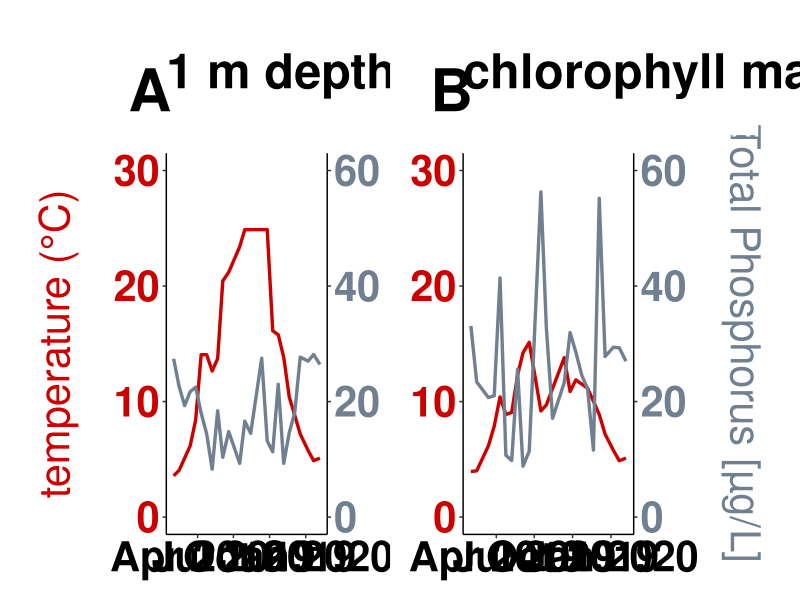

Write the R code that produced this figure.
## ---- chunk 1
knitr::opts_chunk$set(echo = TRUE)

#loading packages
library(readr)
library(here)
library(ggplot2)
library(reshape2)
library(cowplot)

Sys.setlocale("LC_ALL", "English")

TN_TP_Temp <- read.csv(here("01_Data","TN_TP_Temp_relBio_phytoplankton_ROT19.csv"), header = TRUE , sep = ";" , stringsAsFactors = FALSE, na.strings = "#NV")

#note: data frame includes two different depths: surface water (A) and chlorophyll maximum depth (B)

#separating surface water (surface) and chlorophyll maximum depth (chlorMax)

TN_TP_Temp_surface <- TN_TP_Temp[1:25,]

TN_TP_Temp_chlorMax <- TN_TP_Temp[26:49,]



#setting sampling dates

datesA <- c("2019-01-30","2019-02-13", "2019-02-27", "2019-03-13", "2019-03-27", "2019-04-10", "2019-04-24",
                       "2019-05-08", "2019-05-22", "2019-06-04", "2019-06-19", "2019-07-17", "2019-07-30", "2019-08-14",
                       "2019-09-11", "2019-09-25", "2019-10-09", "2019-10-23", "2019-11-06","2019-11-20", "2019-12-04",
                       "2019-12-18", "2020-01-07", "2020-01-21", "2020-02-06")

rownames(TN_TP_Temp_surface) <- datesA

TN_TP_Temp_surface$date <- as.Date(rownames(TN_TP_Temp_surface), "%Y-%m-%d")


datesB <- c("2019-01-30", "2019-02-13", "2019-03-13","2019-03-27", "2019-04-10", "2019-04-24", "2019-05-08",
                       "2019-05-22", "2019-06-04", "2019-06-19", "2019-07-17", "2019-07-30", "2019-08-14", "2019-09-11",
                       "2019-09-25", "2019-10-09", "2019-10-23", "2019-11-06","2019-11-20", "2019-12-04","2019-12-18",
                       "2020-01-07", "2020-01-21", "2020-02-06")

rownames(TN_TP_Temp_chlorMax) <- datesB

TN_TP_Temp_chlorMax$date <- as.Date(rownames(TN_TP_Temp_chlorMax), "%Y-%m-%d")


#reshape data frames

Temp_A <- melt(subset(TN_TP_Temp_surface, select= c(date,Temp_C)),id.var="date")

TP_A <- melt(subset(TN_TP_Temp_surface, select= c(date,Total_Phosphor_ugL)),id.var="date")


Temp_B <- melt(subset(TN_TP_Temp_chlorMax, select= c(date,Temp_C)),id.var="date")

TP_B <- melt(subset(TN_TP_Temp_chlorMax, select= c(date,Total_Phosphor_ugL)),id.var="date")

## ---- chunk 2

# surface water

TP_Temp_surface <- ggplot() + ggtitle("1 m depth", subtitle= "1 m depth")+
  geom_line(data= Temp_A[!is.na(Temp_A$value),], aes(x=date,y=value),color= "red3",  linewidth= 1.15)+ 
  geom_line(data= TP_A, aes(x=date,y=(value/2)),color= "slategray",  linewidth= 1.15)+ 
  scale_y_continuous("temperature (°C)", position = "left", sec.axis = dup_axis((~ .*2 ), name= "Total Phosphorus [µg/L]"))+
  annotate("text",y= 37, x= as.Date("2018-12-01"),label="A", size=15, fontface=2, color="black")+
  coord_cartesian(ylim=c(0,30),x=as.Date(c("2019-01-30", "2020-02-06")),clip="off")+
  xlab(NULL)+
  theme(axis.line = element_line(colour = "black"),
        plot.title= element_text(size=35, face= "bold"),
        plot.subtitle= element_text(size=30, color="white"),
        panel.background = element_blank(),
        axis.line.x =element_line(color="black"),
        axis.text.x = element_text(size=30,color='black', face="bold"),
        axis.text.y.left = element_text(size=30,color='red3', face="bold"),
        axis.title.y.left = element_text(size=30,color='red3', margin=margin(r=25)),
        axis.text.y.right = element_text(size=30,color='slategray', face="bold"),
        axis.title.y.right = element_blank(),
        #axis.line.y.right = element_blank(),
        #axis.ticks.y.right=element_blank(),
        legend.position = "none",
        strip.background = element_blank(),
        strip.placement = "outside",
        plot.margin = unit(c(1.35,0.25,0.5,1), "cm"))



#chlorophyll maximum depth

TP_Temp_chlorMax <- ggplot() + ggtitle("chlorophyll maximum depth", subtitle= "chlorophyll maximum depth")+
  geom_line(data= Temp_B[!is.na(Temp_B$value),], aes(x=date,y=value),color= "red3",  linewidth= 1.15)+ 
  geom_line(data= TP_B, aes(x=date,y=(value/2)),color= "slategray",  linewidth= 1.15)+ 
  scale_y_continuous("temperature (°C)", position = "left", sec.axis = dup_axis((~ .*2 ), name= "Total Phosphorus [µg/L]"))+
  annotate("text",y= 37, x= as.Date("2018-12-15"),label="B", size=15, fontface=2, color="black")+
  coord_cartesian(ylim=c(0,30),x=as.Date(c("2019-01-30", "2020-02-06")),clip="off")+
  xlab(NULL)+
  theme(axis.line = element_line(colour = "black"),
        plot.title= element_text(size=35, face= "bold"),
        plot.subtitle= element_text(size=30, color="white"),
        panel.background = element_blank(),
        axis.line.x =element_line(color="black"),
        axis.text.x = element_text(size=30,color='black', face="bold"),
        axis.text.y.left = element_text(size=30,color='red3', face="bold"),
        axis.title.y.left = element_blank(),
        #axis.line.y.left=element_blank(),
        #axis.ticks.y.left=element_blank(),
        axis.text.y.right = element_text(size=30,color='slategray', face="bold"),
        axis.title.y.right = element_text(size=30,color='slategray', margin=margin(l=25)),
        legend.position = "none",
        strip.background = element_blank(),
        strip.placement = "outside",
        plot.margin = unit(c(1.25,1,0.5,0.5), "cm"))

FigS12 <- plot_grid(TP_Temp_surface, TP_Temp_chlorMax, ncol=2,rel_widths = c(1,1.05), align="h")

## ---- chunk 3

plot(FigS12)

